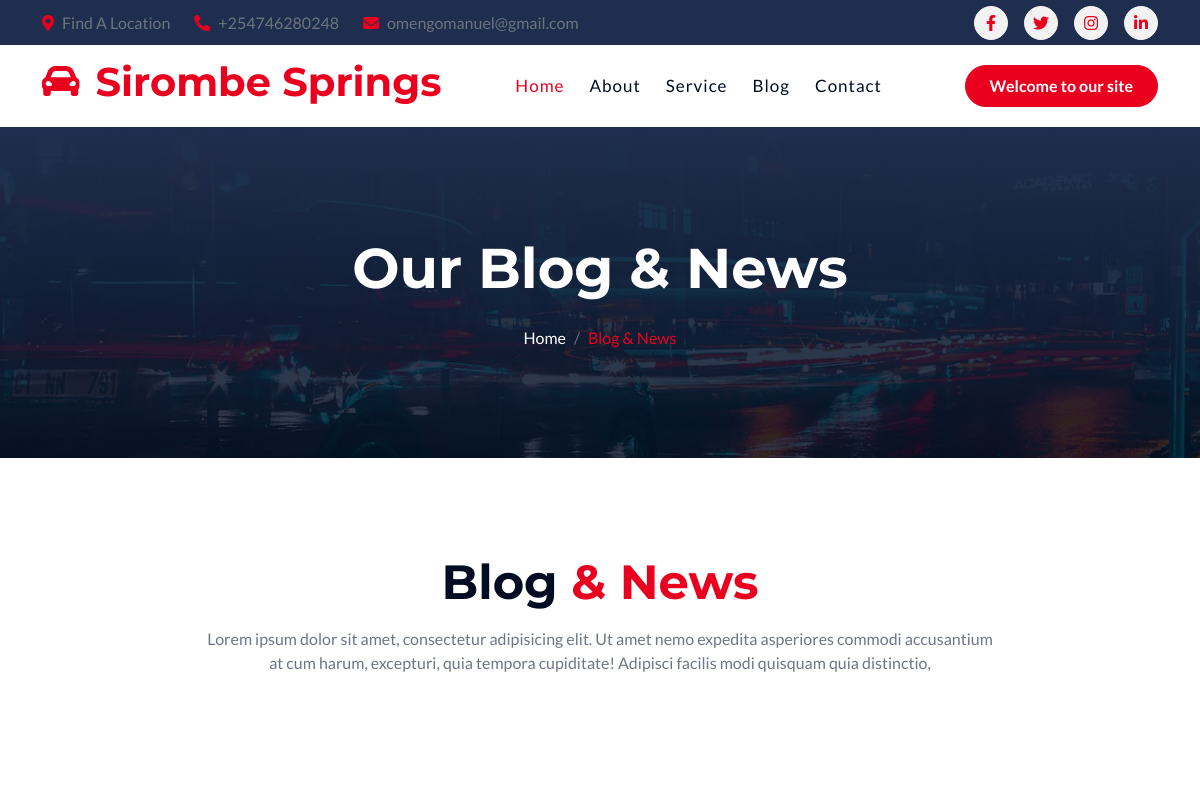
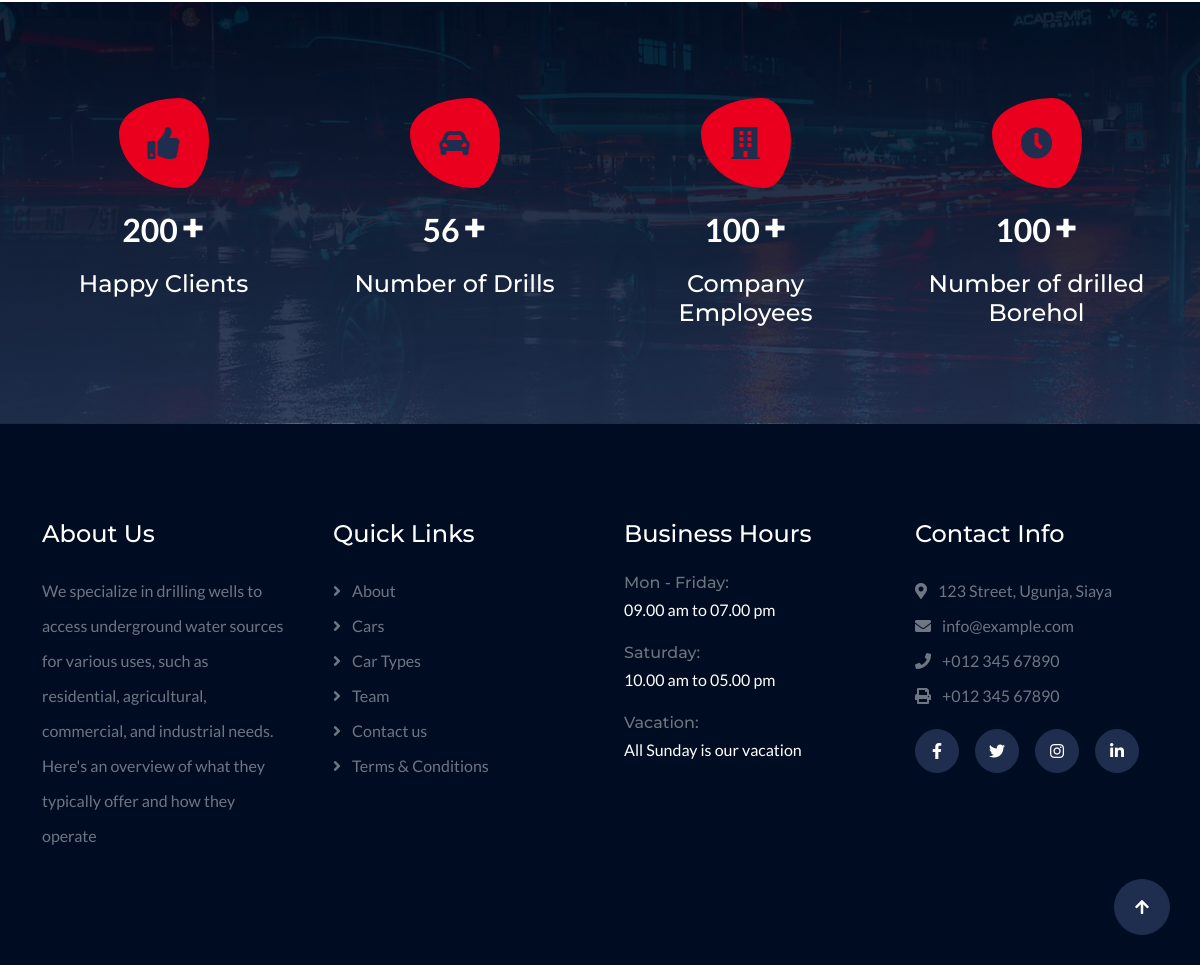
/blog, run on an earlier commit of the app's database (2 pictures, top to bottom).
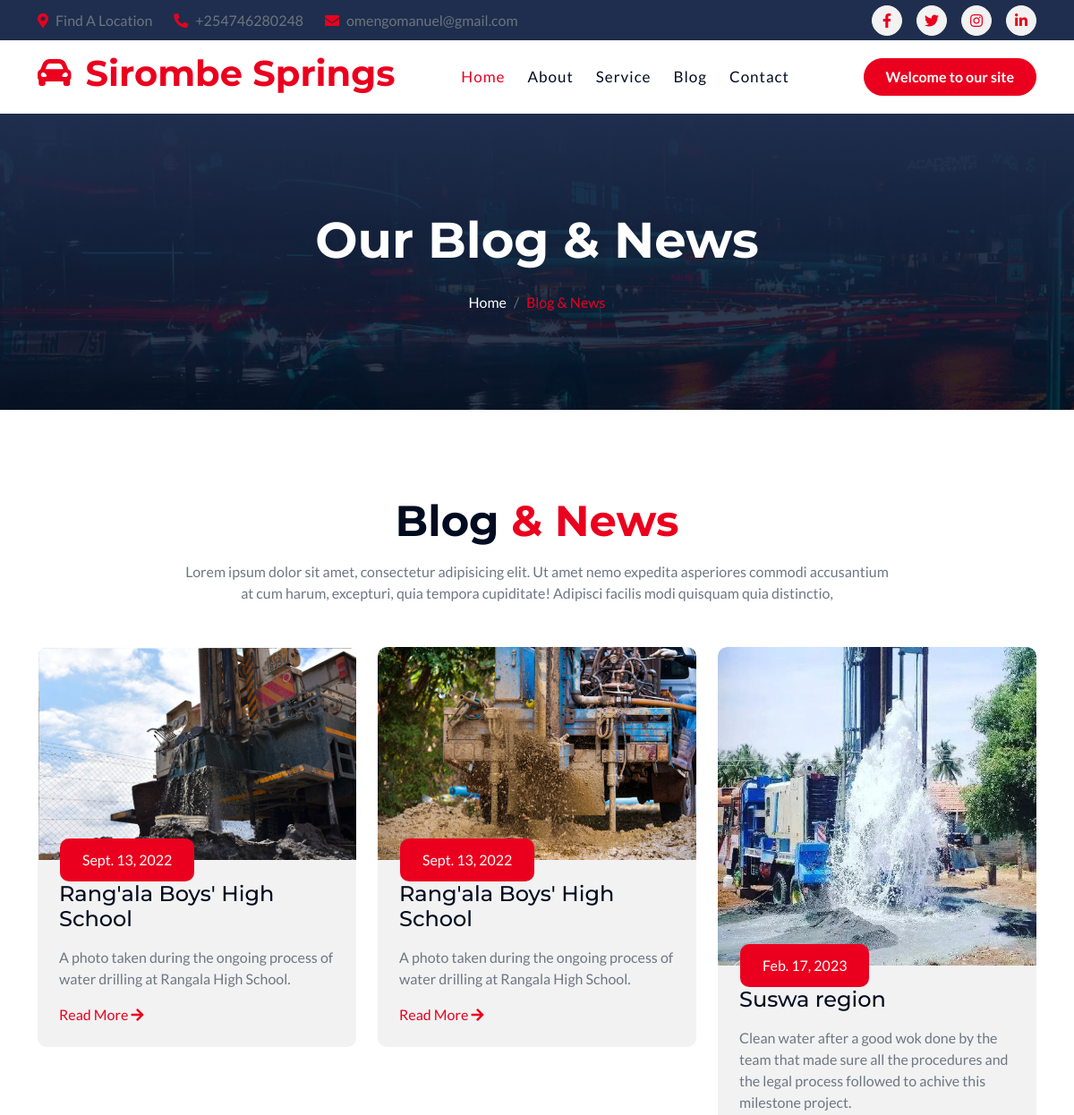
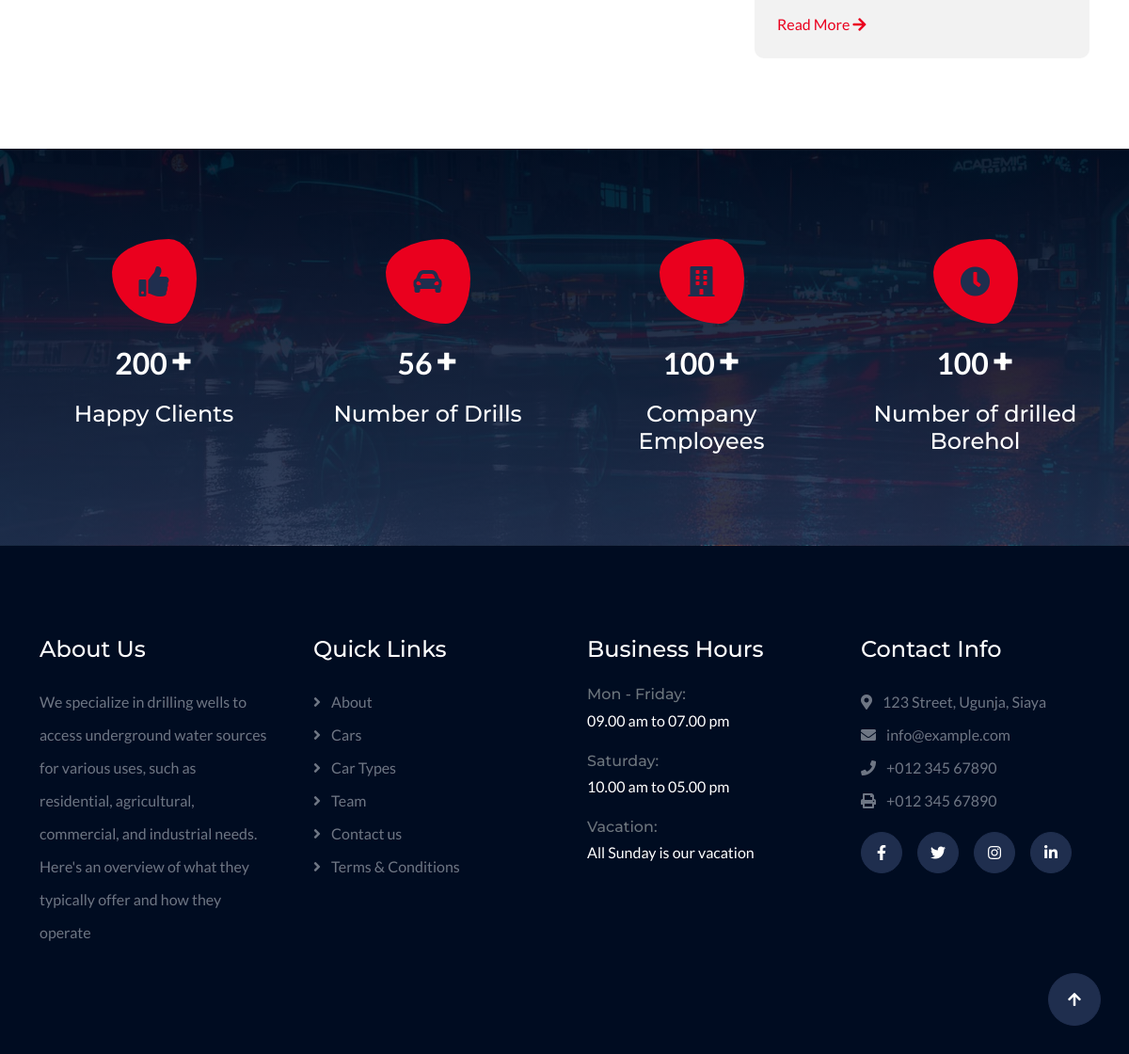
And on a later commit of the database (2 pictures, top to bottom).
### welcome/models.py (models this page shows, shortened)
class blog_page(models.Model):
    date = models.DateField()
    blog_name = models.CharField(max_length=50, null=False, blank=False)
    blog_description = models.CharField(max_length=200, null=False, blank=False)
    image = models.ImageField(upload_to='uploads/blogs', default='uploads/blogs/blog.jpg')

### welcome/views.py (the view)
# urls.py: path('blog', views.blog),
def blog(request):
    blog1 = blog_page.objects.all()
    return render(request, 'blog.html', {'navbar': 'blog', 'blog1': blog1})

### welcome/templates/blog.html (shortened to what this page needs)
{% load static %}
<!DOCTYPE html>
<html lang="en">
    <head>
        <link rel="stylesheet" href="https://use.fontawesome.com/releases/v5.15.4/css/all.css"/>
        <link href="https://cdn.jsdelivr.net/npm/bootstrap-icons@1.4.1/font/bootstrap-icons.css" rel="stylesheet">
        <link href="{% static 'lib/animate/animate.min.css' %}" rel="stylesheet">
        <link href="{% static 'lib/owlcarousel/assets/owl.carousel.min.css' %}" rel="stylesheet">
        <link href="{% static 'css/bootstrap.min.css' %}" rel="stylesheet">
        <link href="{% static 'css/style.css' %}" rel="stylesheet">
    </head>
    <body>
        <div class="container-fluid topbar bg-secondary d-none d-xl-block w-100">
            <div class="container">
                <div class="row gx-0 align-items-center" style="height: 45px;">
                    <div class="col-lg-6 text-center text-lg-start mb-lg-0">
                        <div class="d-flex flex-wrap">
                            <a href="#" class="text-muted me-4"><i class="fas fa-map-marker-alt text-primary me-2"></i>Find A Location</a>
                            <a href="tel:+254746280248" class="text-muted me-4"><i class="fas fa-phone-alt text-primary me-2"></i>+254746280248</a>
                            <a href="omengomanuel@gmail.com" class="text-muted me-0"><i class="fas fa-envelope text-primary me-2"></i>omengomanuel@gmail.com</a>
                        </div>
                    </div>
                    <div class="col-lg-6 text-center text-lg-end">
                        <div class="d-flex align-items-center justify-content-end">
                            <a href="#" class="btn btn-light btn-sm-square rounded-circle me-3"><i class="fab fa-facebook-f"></i></a>
                            <a href="#" class="btn btn-light btn-sm-square rounded-circle me-3"><i class="fab fa-twitter"></i></a>
                            <a href="#" class="btn btn-light btn-sm-square rounded-circle me-3"><i class="fab fa-instagram"></i></a>
                            <a href="#" class="btn btn-light btn-sm-square rounded-circle me-0"><i class="fab fa-linkedin-in"></i></a>
                        </div>
                    </div>
                </div>
            </div>
        </div>
         <div class="container-fluid nav-bar sticky-top px-0 px-lg-4 py-2 py-lg-0">
            <div class="container">
                <nav class="navbar navbar-expand-lg navbar-light">
                    <a href="" class="navbar-brand p-0">
                        <h1 class="display-6 text-primary"><i class="fas fa-car-alt me-3"></i></i>Sirombe Springs</h1>
                    </a>
                    <div class="collapse navbar-collapse" id="navbarCollapse">
                        <div class="navbar-nav mx-auto py-0">
                            <a href="/" class="nav-item nav-link active">Home</a>
                            <a href="/about" class="nav-item nav-link">About</a>
                            <a href="/service" class="nav-item nav-link">Service</a>
                            <a href="/blog" class="nav-item nav-link">Blog</a>
                            <a href="/contact" class="nav-item nav-link">Contact</a>
                        </div>
                        <a href="#" class="btn btn-primary rounded-pill py-2 px-4">Welcome to our site</a>
                    </div>
                </nav>
            </div>
        </div>
        <div class="container-fluid bg-breadcrumb">
            <div class="container text-center py-5" style="max-width: 900px;">
                <h4 class="text-white display-4 mb-4 wow fadeInDown" data-wow-delay="0.1s">Our Blog & News</h4>
                <ol class="breadcrumb d-flex justify-content-center mb-0 wow fadeInDown" data-wow-delay="0.3s">
                    <li class="breadcrumb-item"><a href="/">Home</a></li>
                    <li class="breadcrumb-item active text-primary">Blog & News</li>
                </ol>
            </div>
        </div>
        <div class="container-fluid blog py-5">
            <div class="container py-5">
                <div class="text-center mx-auto pb-5 wow fadeInUp" data-wow-delay="0.1s" style="max-width: 800px;">
                    <h1 class="display-5 text-capitalize mb-3">Blog<span class="text-primary">  & News</span></h1>
                    <p class="mb-0">Lorem ipsum dolor sit amet, consectetur adipisicing elit. Ut amet nemo expedita asperiores commodi accusantium at cum harum, excepturi, quia tempora cupiditate! Adipisci facilis modi quisquam quia distinctio,
                    </p>
                </div>
                <div class="row g-4">{% for b in blog1 %}
                    <div class="col-lg-4 wow fadeInUp" data-wow-delay="0.1s">
                        <div class="blog-item">
                            <div class="blog-img">
                                <img src="/media/{{ b.image }}" class="img-fluid rounded-top w-100" alt="Image">
                            </div>
                            <div class="blog-content rounded-bottom p-4">
                                <div class="blog-date">{{ b.date }}</div>
                                <a href="#" class="h4 d-block mb-3">{{ b.blog_name }}</a>
                                <p class="mb-3">{{ b.blog_description }}.</p>
                                <a href="#" class="">Read More  <i class="fa fa-arrow-right"></i></a>
                            </div>
                        </div>
                    </div>{% endfor %}
                </div>
            </div>
        </div>
        <div class="container-fluid counter bg-secondary py-5">
            <div class="container py-5">
                <div class="row g-5">
                    <div class="col-md-6 col-lg-6 col-xl-3 wow fadeInUp" data-wow-delay="0.1s">
                        <div class="counter-item text-center">
                            <div class="counter-item-icon mx-auto">
                                <i class="fas fa-thumbs-up fa-2x"></i>
                            </div>
                            <div class="counter-counting my-3">
                                <span class="text-white fs-2 fw-bold" data-toggle="counter-up">200</span>
                                <span class="h1 fw-bold text-white">+</span>
                            </div>
                            <h4 class="text-white mb-0">Happy Clients</h4>
                        </div>
                    </div>
                    <div class="col-md-6 col-lg-6 col-xl-3 wow fadeInUp" data-wow-delay="0.3s">
                        <div class="counter-item text-center">
                            <div class="counter-item-icon mx-auto">
                                <i class="fas fa-car-alt fa-2x"></i>
                            </div>
                            <div class="counter-counting my-3">
                                <span class="text-white fs-2 fw-bold" data-toggle="counter-up">56</span>
                                <span class="h1 fw-bold text-white">+</span>
                            </div>
                            <h4 class="text-white mb-0">Number of Drills</h4>
                        </div>
                    </div>
                    <div class="col-md-6 col-lg-6 col-xl-3 wow fadeInUp" data-wow-delay="0.5s">
                        <div class="counter-item text-center">
                            <div class="counter-item-icon mx-auto">
                                <i class="fas fa-building fa-2x"></i>
                            </div>
                            <div class="counter-counting my-3">
                                <span class="text-white fs-2 fw-bold" data-toggle="counter-up">100</span>
                                <span class="h1 fw-bold text-white">+</span>
                            </div>
                            <h4 class="text-white mb-0">Company Employees</h4>
                        </div>
                    </div>
                    <div class="col-md-6 col-lg-6 col-xl-3 wow fadeInUp" data-wow-delay="0.7s">
                        <div class="counter-item text-center">
                            <div class="counter-item-icon mx-auto">
                                <i class="fas fa-clock fa-2x"></i>
                            </div>
                            <div class="counter-counting my-3">
                                <span class="text-white fs-2 fw-bold" data-toggle="counter-up">100</span>
                                <span class="h1 fw-bold text-white">+</span>
                            </div>
                            <h4 class="text-white mb-0">Number of drilled Borehol</h4>
                        </div>
                    </div>
                </div>
            </div>
        </div>
        <div class="container-fluid footer py-5 wow fadeIn" data-wow-delay="0.2s">
            <div class="container py-5">
                <div class="row g-5">
                    <div class="col-md-6 col-lg-6 col-xl-3">
                        <div class="footer-item d-flex flex-column">
                            <div class="footer-item">
                                <h4 class="text-white mb-4">About Us</h4>
                                <p class="mb-3">
                                    We specialize in drilling wells to access underground water sources for various
                                    uses, such as residential, agricultural, commercial, and industrial needs. Here's an
                                    overview of what they typically offer and how they operate
                                </p>
                            </div>
                        </div>
                    </div>
                    <div class="col-md-6 col-lg-6 col-xl-3">
                        <div class="footer-item d-flex flex-column">
                            <h4 class="text-white mb-4">Quick Links</h4>
                            <a href="#"><i class="fas fa-angle-right me-2"></i> About</a>
                            <a href="#"><i class="fas fa-angle-right me-2"></i> Cars</a>
                            <a href="#"><i class="fas fa-angle-right me-2"></i> Car Types</a>
                            <a href="#"><i class="fas fa-angle-right me-2"></i> Team</a>
                            <a href="#"><i class="fas fa-angle-right me-2"></i> Contact us</a>
                            <a href="#"><i class="fas fa-angle-right me-2"></i> Terms & Conditions</a>
                        </div>
                    </div>
                    <div class="col-md-6 col-lg-6 col-xl-3">
                        <div class="footer-item d-flex flex-column">
                            <h4 class="text-white mb-4">Business Hours</h4>
                            <div class="mb-3">
                                <h6 class="text-muted mb-0">Mon - Friday:</h6>
                                <p class="text-white mb-0">09.00 am to 07.00 pm</p>
                            </div>
                            <div class="mb-3">
                                <h6 class="text-muted mb-0">Saturday:</h6>
                                <p class="text-white mb-0">10.00 am to 05.00 pm</p>
                            </div>
                            <div class="mb-3">
                                <h6 class="text-muted mb-0">Vacation:</h6>
                                <p class="text-white mb-0">All Sunday is our vacation</p>
                            </div>
                        </div>
                    </div>
                    <div class="col-md-6 col-lg-6 col-xl-3">
                        <div class="footer-item d-flex flex-column">
                            <h4 class="text-white mb-4">Contact Info</h4>
                            <a href="#"><i class="fa fa-map-marker-alt me-2"></i> 123 Street, Ugunja, Siaya</a>
                            <a href="mailto:info@example.com"><i class="fas fa-envelope me-2"></i> info@example.com</a>
                            <a href="tel:+012 345 67890"><i class="fas fa-phone me-2"></i> +012 345 67890</a>
                            <a href="tel:+012 345 67890" class="mb-3"><i class="fas fa-print me-2"></i> +012 345 67890</a>
                            <div class="d-flex">
                                <a class="btn btn-secondary btn-md-square rounded-circle me-3" href=""><i class="fab fa-facebook-f text-white"></i></a>
                                <a class="btn btn-secondary btn-md-square rounded-circle me-3" href=""><i class="fab fa-twitter text-white"></i></a>
                                <a class="btn btn-secondary btn-md-square rounded-circle me-3" href=""><i class="fab fa-instagram text-white"></i></a>
                                <a class="btn btn-secondary btn-md-square rounded-circle me-0" href=""><i class="fab fa-linkedin-in text-white"></i></a>
                            </div>
                        </div>
                    </div>
                </div>
            </div>
        </div>
        <a href="#" class="btn btn-secondary btn-lg-square rounded-circle back-to-top"><i class="fa fa-arrow-up"></i></a>
    </body>
</html>

### welcome/static/css/style.css (style rules this page uses)
.back-to-top { position: fixed; right: 30px; bottom: 30px; transition: 0.5s; z-index: 99; }
.btn { font-weight: 600; transition: .5s; }
.btn-sm-square { width: 34px; height: 34px; }
.btn-md-square { width: 44px; height: 44px; }
.btn-lg-square { width: 56px; height: 56px; }
.btn-square, .btn-sm-square, .btn-md-square, .btn-lg-square, .btn-xl-square { padding: 0; display: flex; align-items: center; justify-content: center; font-weight: normal; }
.btn.btn-primary { color: var(--bs-white); }
.btn.btn-secondary { color: var(--bs-white); }
.btn.btn-light { color: var(--bs-primary); }
.nav-bar { background: var(--bs-white); }
.sticky-top { transition: 1s; }
.navbar-light .navbar-nav .nav-link { position: relative; margin-right: 25px; padding: 35px 0; letter-spacing: 1px; color: var(--bs-dark); font-size: 17px; font-weight: 500; outline: none; transition: .5s; }
.sticky-top .navbar-light .navbar-nav .nav-link { padding: 20px 0; color: var(--bs-dark); }
.navbar-light .navbar-nav .nav-link:hover, .navbar-light .navbar-nav .nav-link.active { color: var(--bs-primary); }
.bg-breadcrumb { position: relative; overflow: hidden; background: linear-gradient(rgba(31, 46, 78, 1), rgba(0, 12, 33, 0.8)), url(../img/fact-bg.jpg); background-position: center top; background-repeat: no-repeat; background-size: cover; padding: 60px 0 60px 0; transition: 0.5s; }
.bg-breadcrumb .breadcrumb { position: relative; }
.bg-breadcrumb .breadcrumb .breadcrumb-item a { color: var(--bs-white); }
.counter { background: linear-gradient(rgba(0, 12, 33, 0.9), rgba(31, 46, 78, 0.9)), url(../img/fact-bg.jpg); background-position: center center; background-repeat: no-repeat; background-size: cover; }
.counter .counter-item .counter-item-icon { width: 90px; height: 90px; border-radius: 67% 33% 29% 71% / 39% 46% 54% 61%; display: flex; align-items: center; justify-content: center; color: var(--bs-secondary); background: var(--bs-primary); animation-name: icon-animat; animation-duration: 5s; animation-delay: 1s; animation-direction: alternate; animation-iteration-count: infinite; transition: 0.5s; }
.blog .blog-item { border-radius: 10px; transition: 0.5s; }
.blog .blog-item .blog-img { position: relative; overflow: hidden; border-top-left-radius: 10px; border-top-right-radius: 10px; }
.blog .blog-item .blog-img::after { content: ""; position: absolute; width: 100%; height: 0; bottom: 0; left: 0; background: rgba(255, 255, 255, 0.3); transition: 0.5s; }
.blog .blog-item .blog-img img { transition: 0.5s; }
.blog .blog-item .blog-content { position: relative; background: var(--bs-light); }
.blog .blog-item .blog-content .blog-date { position: absolute; top: 0; left: 25px; transform: translateY(-50%); padding: 12px 25px; border-radius: 10px; color: var(--bs-white); background: var(--bs-primary); }
.footer { background: var(--bs-dark); }
.footer .footer-item a { line-height: 35px; color: var(--bs-body); transition: 0.5s; }
.footer .footer-item p { line-height: 35px; }

What changed in the data, as far as the page shows it:
added blog_page: image (picture), date "Sept. 13, 2022", blog_name "Rang'ala Boys' High School", blog_description "A photo taken during the ongoing process of water drilling at Rangala High School"
added blog_page: image (picture), date "Sept. 13, 2022", blog_name "Rang'ala Boys' High School", blog_description "A photo taken during the ongoing process of water drilling at Rangala High School"
added blog_page: image (picture), date "Feb. 17, 2023", blog_name "Suswa region", blog_description "Clean water after a good wok done by the team that made sure all the procedures and the legal process followed to achive this milestone project"
